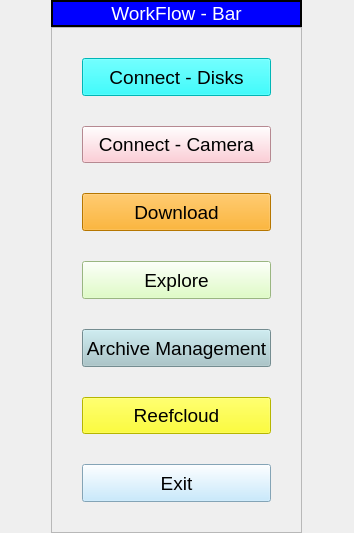
<?xml version="1.0" encoding="UTF-8"?>
<ui version="4.0">
 <class>Form</class>
 <widget class="QWidget" name="Form">
  <property name="geometry">
   <rect>
    <x>0</x>
    <y>0</y>
    <width>354</width>
    <height>533</height>
   </rect>
  </property>
  <property name="windowTitle">
   <string>Form</string>
  </property>
  <layout class="QGridLayout" name="gridLayout">
   <property name="leftMargin">
    <number>0</number>
   </property>
   <property name="topMargin">
    <number>0</number>
   </property>
   <property name="rightMargin">
    <number>0</number>
   </property>
   <property name="bottomMargin">
    <number>0</number>
   </property>
   <property name="spacing">
    <number>0</number>
   </property>
   <item row="1" column="0">
    <widget class="QFrame" name="frame">
     <property name="sizePolicy">
      <sizepolicy hsizetype="Fixed" vsizetype="Preferred">
       <horstretch>0</horstretch>
       <verstretch>0</verstretch>
      </sizepolicy>
     </property>
     <property name="styleSheet">
      <string notr="true"/>
     </property>
     <property name="frameShape">
      <enum>QFrame::StyledPanel</enum>
     </property>
     <property name="frameShadow">
      <enum>QFrame::Raised</enum>
     </property>
     <layout class="QGridLayout" name="gridLayout_2">
      <property name="leftMargin">
       <number>30</number>
      </property>
      <property name="topMargin">
       <number>30</number>
      </property>
      <property name="rightMargin">
       <number>30</number>
      </property>
      <property name="bottomMargin">
       <number>30</number>
      </property>
      <property name="verticalSpacing">
       <number>30</number>
      </property>
      <item row="7" column="0">
       <widget class="QPushButton" name="exitButton">
        <property name="sizePolicy">
         <sizepolicy hsizetype="Minimum" vsizetype="Preferred">
          <horstretch>0</horstretch>
          <verstretch>0</verstretch>
         </sizepolicy>
        </property>
        <property name="font">
         <font>
          <pointsize>14</pointsize>
         </font>
        </property>
        <property name="styleSheet">
         <string notr="true">background-color: rgb(185, 229, 255);
</string>
        </property>
        <property name="text">
         <string>Exit</string>
        </property>
       </widget>
      </item>
      <item row="4" column="0">
       <widget class="QPushButton" name="exploreButton">
        <property name="sizePolicy">
         <sizepolicy hsizetype="Minimum" vsizetype="Preferred">
          <horstretch>0</horstretch>
          <verstretch>0</verstretch>
         </sizepolicy>
        </property>
        <property name="font">
         <font>
          <pointsize>14</pointsize>
         </font>
        </property>
        <property name="styleSheet">
         <string notr="true">background-color: rgb(215, 255, 181);
</string>
        </property>
        <property name="text">
         <string>Explore</string>
        </property>
       </widget>
      </item>
      <item row="1" column="0">
       <widget class="QPushButton" name="connectButton">
        <property name="sizePolicy">
         <sizepolicy hsizetype="Minimum" vsizetype="Preferred">
          <horstretch>0</horstretch>
          <verstretch>0</verstretch>
         </sizepolicy>
        </property>
        <property name="font">
         <font>
          <pointsize>14</pointsize>
         </font>
        </property>
        <property name="autoFillBackground">
         <bool>false</bool>
        </property>
        <property name="styleSheet">
         <string notr="true">background-color: pink;
</string>
        </property>
        <property name="text">
         <string>Connect - Camera</string>
        </property>
        <property name="autoDefault">
         <bool>false</bool>
        </property>
        <property name="default">
         <bool>false</bool>
        </property>
        <property name="flat">
         <bool>false</bool>
        </property>
       </widget>
      </item>
      <item row="6" column="0">
       <widget class="QPushButton" name="uploadButton">
        <property name="enabled">
         <bool>true</bool>
        </property>
        <property name="sizePolicy">
         <sizepolicy hsizetype="Minimum" vsizetype="Preferred">
          <horstretch>0</horstretch>
          <verstretch>0</verstretch>
         </sizepolicy>
        </property>
        <property name="font">
         <font>
          <pointsize>14</pointsize>
         </font>
        </property>
        <property name="styleSheet">
         <string notr="true">background-color: yellow;
</string>
        </property>
        <property name="text">
         <string>Reefcloud</string>
        </property>
       </widget>
      </item>
      <item row="5" column="0">
       <widget class="QPushButton" name="archiveButton">
        <property name="sizePolicy">
         <sizepolicy hsizetype="Minimum" vsizetype="Preferred">
          <horstretch>0</horstretch>
          <verstretch>0</verstretch>
         </sizepolicy>
        </property>
        <property name="font">
         <font>
          <pointsize>14</pointsize>
         </font>
        </property>
        <property name="styleSheet">
         <string notr="true">background-color: rgb(162, 196, 201);
</string>
        </property>
        <property name="text">
         <string>Archive Management</string>
        </property>
       </widget>
      </item>
      <item row="2" column="0">
       <widget class="QPushButton" name="downloadButton">
        <property name="sizePolicy">
         <sizepolicy hsizetype="Minimum" vsizetype="Preferred">
          <horstretch>0</horstretch>
          <verstretch>0</verstretch>
         </sizepolicy>
        </property>
        <property name="font">
         <font>
          <pointsize>14</pointsize>
         </font>
        </property>
        <property name="styleSheet">
         <string notr="true">background-color: orange;
</string>
        </property>
        <property name="text">
         <string>Download</string>
        </property>
       </widget>
      </item>
      <item row="0" column="0">
       <widget class="QPushButton" name="connectDisksButton">
        <property name="sizePolicy">
         <sizepolicy hsizetype="Minimum" vsizetype="Preferred">
          <horstretch>0</horstretch>
          <verstretch>0</verstretch>
         </sizepolicy>
        </property>
        <property name="font">
         <font>
          <pointsize>14</pointsize>
         </font>
        </property>
        <property name="styleSheet">
         <string notr="true">background-color: cyan;</string>
        </property>
        <property name="text">
         <string>Connect - Disks</string>
        </property>
       </widget>
      </item>
     </layout>
    </widget>
   </item>
   <item row="0" column="0">
    <widget class="QLabel" name="label">
     <property name="sizePolicy">
      <sizepolicy hsizetype="Preferred" vsizetype="Fixed">
       <horstretch>0</horstretch>
       <verstretch>0</verstretch>
      </sizepolicy>
     </property>
     <property name="font">
      <font>
       <pointsize>14</pointsize>
      </font>
     </property>
     <property name="styleSheet">
      <string notr="true">background-color: blue;
color: white;
border: 2px solid black;</string>
     </property>
     <property name="text">
      <string>WorkFlow - Bar</string>
     </property>
     <property name="alignment">
      <set>Qt::AlignCenter</set>
     </property>
    </widget>
   </item>
  </layout>
 </widget>
 <resources/>
 <connections/>
</ui>
